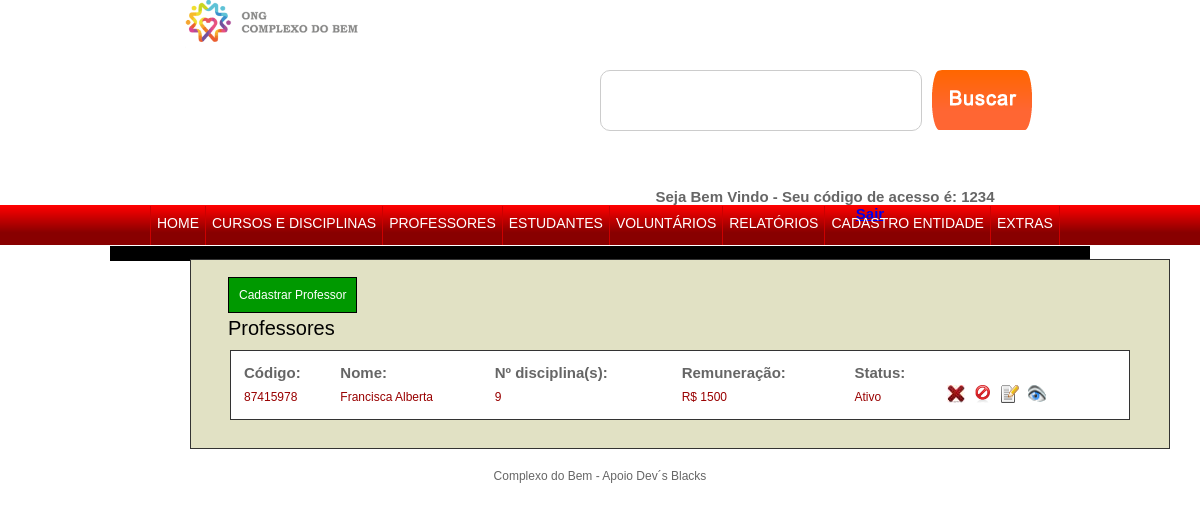
Page /admin/professores.php?pg=todos (signed in) on the committed database.
### tables this page shows
CREATE TABLE `professores` (
  `id` int(11) NOT NULL,
  `code` varchar(255) NOT NULL,
  `status` varchar(255) NOT NULL,
  `nome` varchar(255) NOT NULL,
  `cpf` varchar(255) NOT NULL,
  `nascimento` varchar(255) NOT NULL,
  `formacao` varchar(255) NOT NULL,
  `graduacao` varchar(255) NOT NULL,
  `pos_graduacao` varchar(255) NOT NULL,
  `mestrado` varchar(255) NOT NULL,
  `doutorado` varchar(255) NOT NULL,
  `salario` varchar(255) NOT NULL
);

### admin/professores.php (the view, shortened to what this page needs)
<!DOCTYPE html PUBLIC "-//W3C//DTD XHTML 1.0 Transitional//EN" "http://www.w3.org/TR/xhtml1/DTD/xhtml1-transitional.dtd">
<html xmlns="http://www.w3.org/1999/xhtml">
<head>
<link rel="stylesheet" type="text/css" href="css/professores.css"/>
</head>
<body>
<?php require "topo.php"; ?>
<div id="caixa_preta">
</div>
<?php if(@$_GET['pg'] == 'todos'){ ?>
<div id="box_professores">
<br /><br />
<a class="a2" href="professores.php?pg=cadastra">Cadastrar Professor</a>
<h1>Professores</h1>
<?php
$sql = "SELECT * FROM professores WHERE nome != ''";
$con = mysqli_query($conexao, $sql);
if(mysqli_num_rows($con) == ''){
	echo "No momento não existe professores cadastrados!";
}else{
?>
    <table width="900" border="0">
      <tr>
        <td><strong>Código:</strong></td>
        <td><strong>Nome:</strong></td>
        <td><strong>Nº disciplina(s):</strong></td>
        <td><strong>Remuneração:</strong></td>
        <td><strong>Status:</strong></td>
        <td></td>
      </tr>
      <?php while($res_1 = mysqli_fetch_assoc($con)){ ?>
      <tr>
        <td><h3><?php echo $code = $res_1['code']; ?></h3></td>
        <td><h3><?php echo $res_1['nome']; ?></h3></td>
        <td><h3><?php
		$sql2 = "SELECT * FROM disciplinas WHERE professor = '$code'";
		echo mysqli_num_rows(mysqli_query($conexao, $sql2)); ?></h3></td>
        <td><h3>R$ <?php echo $res_1['salario']; ?></h3></td>
        <td><h3><?php echo $res_1['status']; ?></h3></td>
        <td></td>
        <td>
        <a class="a" href="professores.php?pg=todos&func=deleta&id=<?php echo $res_1['id']; ?>"><img title="Excluir Professor" src="img/deleta.jpg" width="18" height="18" border="0"></a>
        <?php if($res_1['status'] == 'Ativo'){?>
        <a class="a" href="professores.php?pg=todos&func=inativa&id=<?php echo $res_1['id']; ?>&code=<?php echo $res_1['code']; ?>"><img title="Inativar Professor(a)" src="../img/ico_bloqueado.png" width="18" height="18" border="0"></a>
        <?php } ?>
        <a class="a" href="professores.php?pg=todos&func=edita&id=<?php echo $res_1['id']; ?>"><img title="Editar Dados Cadastrais" src="../img/ico-editar.png" width="18" height="18" border="0"></a>
        <a class="a" rel="superbox[iframe][930x500]" href="historico_professor.php?id=<?php echo $res_1['id']; ?>"><img title="Histórico deste professor" src="../img/visualizar16.gif" width="18" height="18" border="0"></a></td>
      </tr>
      <?php } ?>
    </table>
<?php  }?>
<br />
<br />
</div>
<?php }  ?>
<?php require "rodape.php"; ?>
</body>
</html>

### admin/css/professores.css (style rules this page uses)
#caixa_preta { background:#000; width:980px; margin:18px auto; height:15px; }
#box_professores { width:978px; background:#E1E1C4; height:auto; float:left; text-align:left; margin:-20px 0 20px 190px; border:1px solid #333; }
#box_professores .a2 { font:12px Arial, Helvetica, sans-serif; margin:30px 0 10px 37px; color:#FFF; background:#090; text-decoration:none; padding:10px; border:1px solid #000; }
#box_professores h1 { font:20px Arial, Helvetica, sans-serif; margin:15px 0 10px 37px; color:#000; }
#box_professores table { border:1px solid #333; padding:10px; background:#FFF; margin:0 0 10px 0; margin:auto; font:15px Arial, Helvetica, sans-serif; text-align:left; }
#box_professores h3 { font:12px Arial, Helvetica, sans-serif; margin:2px 0 0 0; color:#900; }
#box_professores .a { margin:0 5px 0 0; }

### admin/css/topo.css (style rules this page uses)
body { padding:0; margin:0; }

### admin/css/rodape.css (style rules this page uses)
body { text-align:center; font:12px Arial, Helvetica, sans-serif; color:#666; }

### rows in the picture
professores: code "87415978", nome "Francisca Alberta", mysqli_num_rows(mysqli_query($conexao, $sql2)) "9", salario "1500", status "Ativo"
